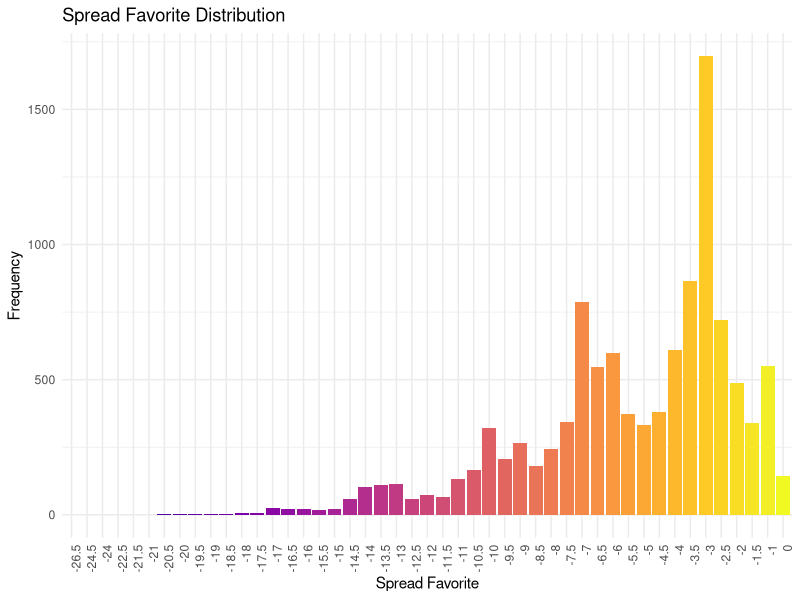
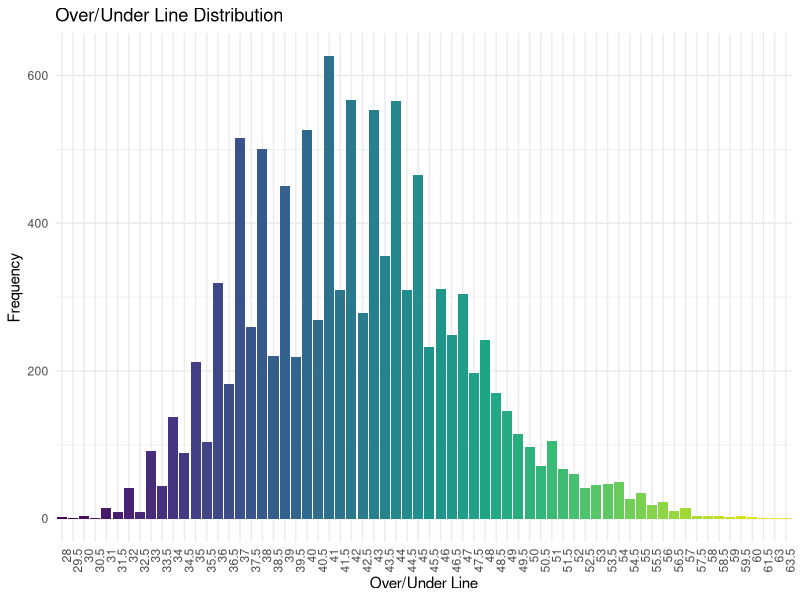
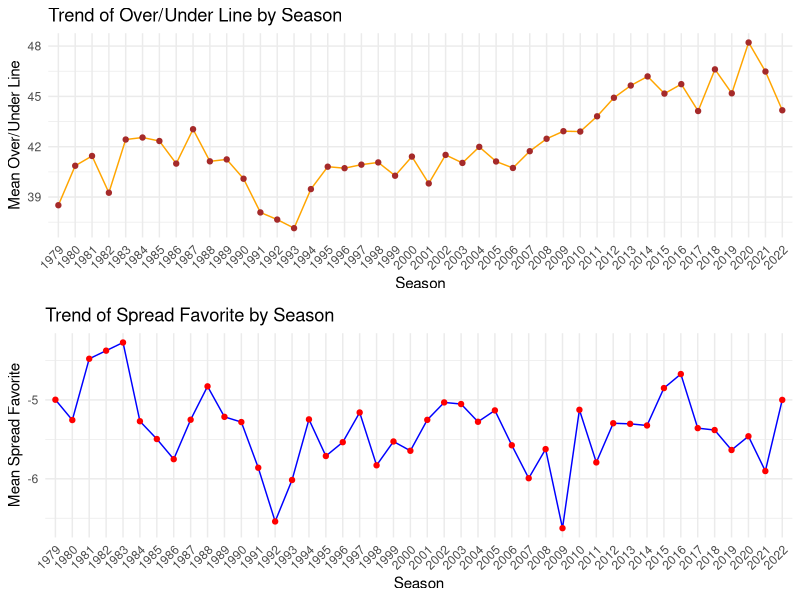
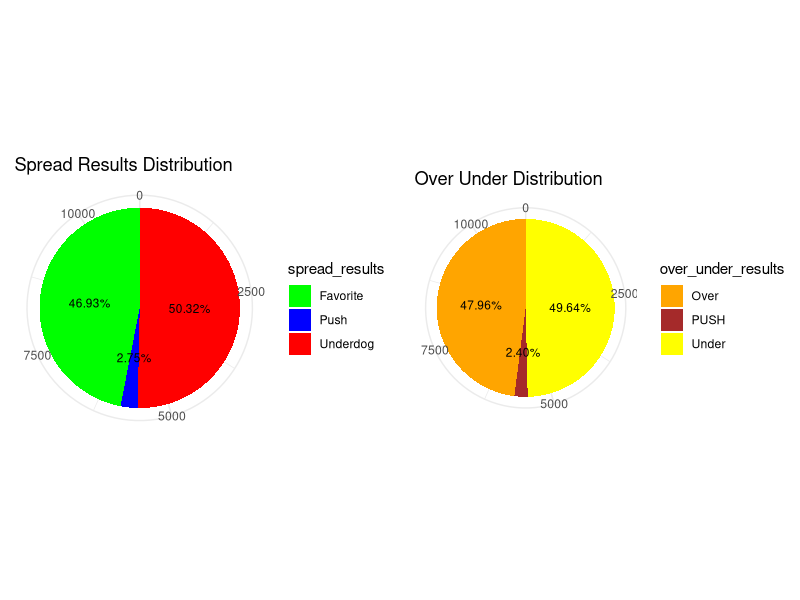
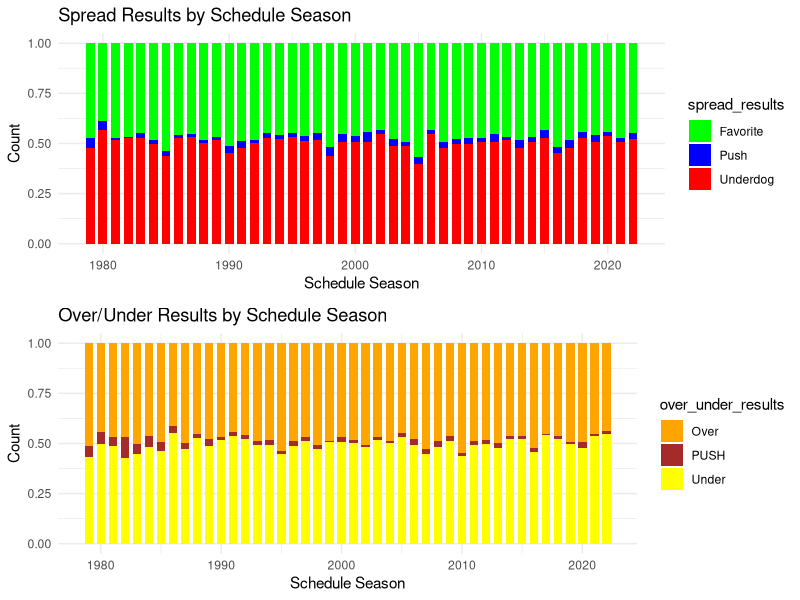
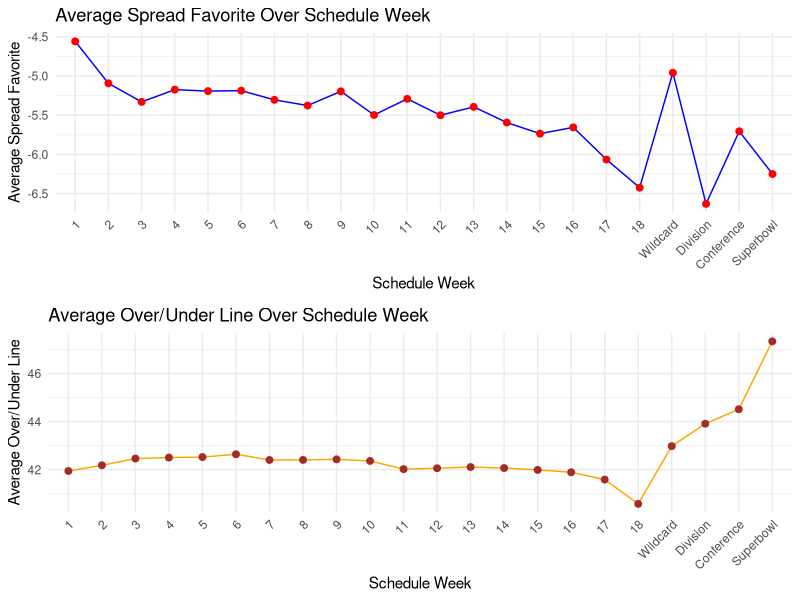
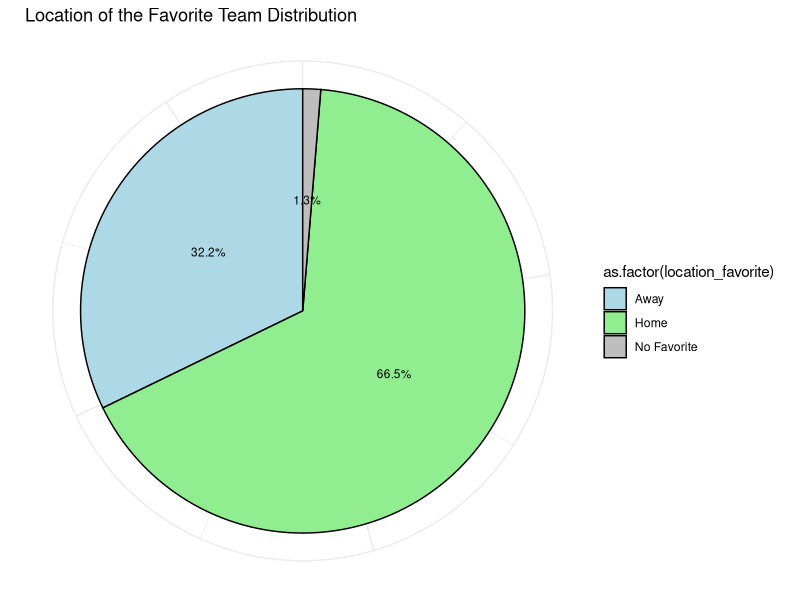
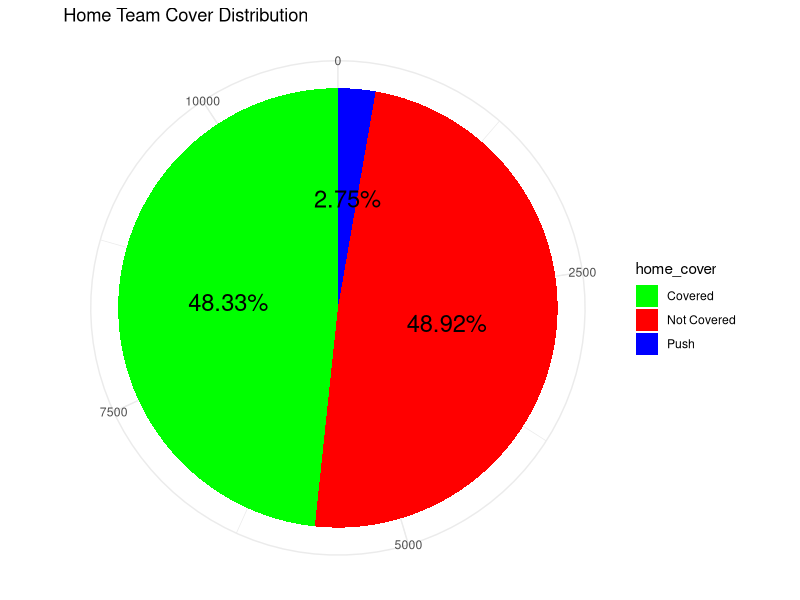

Generate these figures, in order, with R:
## ---- chunk 1
library(ggplot2)
library(dplyr)
library(forcats)
library(gridExtra)
## ---- chunk 2
library(readxl)
spreadspoke_scores <- read_excel("spreadspoke_scores.xlsx")
## ---- chunk 3
#making the team names uniform
spreadspoke_scores[spreadspoke_scores$team_home=='Baltimore Colts',"team_home"]<-'Indianapolis Colts'
spreadspoke_scores[spreadspoke_scores$team_away=='Baltimore Colts',"team_away"]<-'Indianapolis Colts'
spreadspoke_scores[spreadspoke_scores$team_home=='Houston Oilers',"team_home"]<-'Tennessee Titans'
spreadspoke_scores[spreadspoke_scores$team_away=='Houston Oilers',"team_away"]<-'Tennessee Titans'
spreadspoke_scores[spreadspoke_scores$team_home=='Tennessee Oilers',"team_home"]<-'Tennessee Titans'
spreadspoke_scores[spreadspoke_scores$team_away=='Tennessee Oilers',"team_away"]<-'Tennessee Titans'
spreadspoke_scores[spreadspoke_scores$team_home=='Los Angeles Raiders',"team_home"]<-'Oakland Raiders'
spreadspoke_scores[spreadspoke_scores$team_away=='Los Angeles Raiders',"team_away"]<-'Oakland Raiders'
spreadspoke_scores[spreadspoke_scores$team_home=='Phoenix Cardinals',"team_home"]<-'Arizona Cardinals'
spreadspoke_scores[spreadspoke_scores$team_away=='Phoenix Cardinals',"team_away"]<-'Arizona Cardinals'
spreadspoke_scores[spreadspoke_scores$team_home=='San Diego Chargers',"team_home"]<-'Los Angeles Chargers'
spreadspoke_scores[spreadspoke_scores$team_away=='San Diego Chargers',"team_away"]<-'Los Angeles Chargers'
spreadspoke_scores[spreadspoke_scores$team_home=='St. Louis Cardinals',"team_home"]<-'Arizona Cardinals'
spreadspoke_scores[spreadspoke_scores$team_away=='St. Louis Cardinals',"team_away"]<-'Arizona Cardinals'
spreadspoke_scores[spreadspoke_scores$team_home=='St. Louis Rams',"team_home"]<-'Los Angeles Rams'
spreadspoke_scores[spreadspoke_scores$team_away=='St. Louis Rams',"team_away"]<-'Los Angeles Rams'
spreadspoke_scores[spreadspoke_scores$team_home=='Washington Commanders',"team_home"]<-'Washington Redskins'
spreadspoke_scores[spreadspoke_scores$team_away=='Washington Commanders',"team_away"]<-'Washington Redskins'
spreadspoke_scores[spreadspoke_scores$team_home=='Washington Football Team',"team_home"]<-'Washington Redskins'
spreadspoke_scores[spreadspoke_scores$team_away=='Washington Football Team',"team_away"]<-'Washington Redskins'
spreadspoke_scores[spreadspoke_scores$team_home=='Las Vegas Raiders',"team_home"]<-'Oakland Raiders'
spreadspoke_scores[spreadspoke_scores$team_away=='Las Vegas Raiders',"team_away"]<-'Oakland Raiders'
## ---- chunk 4
spreadspoke_scores[spreadspoke_scores$team_home=='Arizona Cardinals',"team_home"]<-'ARI'
spreadspoke_scores[spreadspoke_scores$team_away=='Arizona Cardinals',"team_away"]<-'ARI'
spreadspoke_scores[spreadspoke_scores$team_home=='Atlanta Falcons',"team_home"]<-'ATL'
spreadspoke_scores[spreadspoke_scores$team_away=='Atlanta Falcons',"team_away"]<-'ATL'
spreadspoke_scores[spreadspoke_scores$team_home=='Baltimore Ravens',"team_home"]<-'BAL'
spreadspoke_scores[spreadspoke_scores$team_away=='Baltimore Ravens',"team_away"]<-'BAL'
spreadspoke_scores[spreadspoke_scores$team_home=='Buffalo Bills',"team_home"]<-'BUF'
spreadspoke_scores[spreadspoke_scores$team_away=='Buffalo Bills',"team_away"]<-'BUF'
spreadspoke_scores[spreadspoke_scores$team_home=='Carolina Panthers',"team_home"]<-'CAR'
spreadspoke_scores[spreadspoke_scores$team_away=='Carolina Panthers',"team_away"]<-'CAR'
spreadspoke_scores[spreadspoke_scores$team_home=='Chicago Bears',"team_home"]<-'CHI'
spreadspoke_scores[spreadspoke_scores$team_away=='Chicago Bears',"team_away"]<-'CHI'
spreadspoke_scores[spreadspoke_scores$team_home=='Cincinnati Bengals',"team_home"]<-'CIN'
spreadspoke_scores[spreadspoke_scores$team_away=='Cincinnati Bengals',"team_away"]<-'CIN'
spreadspoke_scores[spreadspoke_scores$team_home=='Cleveland Browns',"team_home"]<-'CLE'
spreadspoke_scores[spreadspoke_scores$team_away=='Cleveland Browns',"team_away"]<-'CLE'
spreadspoke_scores[spreadspoke_scores$team_home=='Dallas Cowboys',"team_home"]<-'DAL'
spreadspoke_scores[spreadspoke_scores$team_away=='Dallas Cowboys',"team_away"]<-'DAL'
spreadspoke_scores[spreadspoke_scores$team_home=='Denver Broncos',"team_home"]<-'DEN'
spreadspoke_scores[spreadspoke_scores$team_away=='Denver Broncos',"team_away"]<-'DEN'
spreadspoke_scores[spreadspoke_scores$team_home=='Detroit Lions',"team_home"]<-'DET'
spreadspoke_scores[spreadspoke_scores$team_away=='Detroit Lions',"team_away"]<-'DET'
spreadspoke_scores[spreadspoke_scores$team_home=='Green Bay Packers',"team_home"]<-'GB'
spreadspoke_scores[spreadspoke_scores$team_away=='Green Bay Packers',"team_away"]<-'GB'
spreadspoke_scores[spreadspoke_scores$team_home=='Houston Texans',"team_home"]<-'HOU'
spreadspoke_scores[spreadspoke_scores$team_away=='Houston Texans',"team_away"]<-'HOU'
spreadspoke_scores[spreadspoke_scores$team_home=='Indianapolis Colts',"team_home"]<-'IND'
spreadspoke_scores[spreadspoke_scores$team_away=='Indianapolis Colts',"team_away"]<-'IND'
spreadspoke_scores[spreadspoke_scores$team_home=='Jacksonville Jaguars',"team_home"]<-'JAX'
spreadspoke_scores[spreadspoke_scores$team_away=='Jacksonville Jaguars',"team_away"]<-'JAX'
spreadspoke_scores[spreadspoke_scores$team_home=='Kansas City Chiefs',"team_home"]<-'KC'
spreadspoke_scores[spreadspoke_scores$team_away=='Kansas City Chiefs',"team_away"]<-'KC'
spreadspoke_scores[spreadspoke_scores$team_home=='Los Angeles Chargers',"team_home"]<-'LAC'
spreadspoke_scores[spreadspoke_scores$team_away=='Los Angeles Chargers',"team_away"]<-'LAC'
spreadspoke_scores[spreadspoke_scores$team_home=='Los Angeles Rams',"team_home"]<-'LAR'
spreadspoke_scores[spreadspoke_scores$team_away=='Los Angeles Rams',"team_away"]<-'LAR'
spreadspoke_scores[spreadspoke_scores$team_home=='Miami Dolphins',"team_home"]<-'MIA'
spreadspoke_scores[spreadspoke_scores$team_away=='Miami Dolphins',"team_away"]<-'MIA'
spreadspoke_scores[spreadspoke_scores$team_home=='Minnesota Vikings',"team_home"]<-'MIN'
spreadspoke_scores[spreadspoke_scores$team_away=='Minnesota Vikings',"team_away"]<-'MIN'
spreadspoke_scores[spreadspoke_scores$team_home=='New England Patriots',"team_home"]<-'NE'
spreadspoke_scores[spreadspoke_scores$team_away=='New England Patriots',"team_away"]<-'NE'
spreadspoke_scores[spreadspoke_scores$team_home=='New Orleans Saints',"team_home"]<-'NO'
spreadspoke_scores[spreadspoke_scores$team_away=='New Orleans Saints',"team_away"]<-'NO'
spreadspoke_scores[spreadspoke_scores$team_home=='New York Giants',"team_home"]<-'NYG'
spreadspoke_scores[spreadspoke_scores$team_away=='New York Giants',"team_away"]<-'NYG'
spreadspoke_scores[spreadspoke_scores$team_home=='New York Jets',"team_home"]<-'NYJ'
spreadspoke_scores[spreadspoke_scores$team_away=='New York Jets',"team_away"]<-'NYJ'
spreadspoke_scores[spreadspoke_scores$team_home=='Oakland Raiders',"team_home"]<-'LVR'
spreadspoke_scores[spreadspoke_scores$team_away=='Oakland Raiders',"team_away"]<-'LVR'
spreadspoke_scores[spreadspoke_scores$team_home=='Philadelphia Eagles',"team_home"]<-'PHI'
spreadspoke_scores[spreadspoke_scores$team_away=='Philadelphia Eagles',"team_away"]<-'PHI'
spreadspoke_scores[spreadspoke_scores$team_home=='Pittsburgh Steelers',"team_home"]<-'PIT'
spreadspoke_scores[spreadspoke_scores$team_away=='Pittsburgh Steelers',"team_away"]<-'PIT'
spreadspoke_scores[spreadspoke_scores$team_home=='San Francisco 49ers',"team_home"]<-'SF'
spreadspoke_scores[spreadspoke_scores$team_away=='San Francisco 49ers',"team_away"]<-'SF'
spreadspoke_scores[spreadspoke_scores$team_home=='Seattle Seahawks',"team_home"]<-'SEA'
spreadspoke_scores[spreadspoke_scores$team_away=='Seattle Seahawks',"team_away"]<-'SEA'
spreadspoke_scores[spreadspoke_scores$team_home=='Tampa Bay Buccaneers',"team_home"]<-'TB'
spreadspoke_scores[spreadspoke_scores$team_away=='Tampa Bay Buccaneers',"team_away"]<-'TB'
spreadspoke_scores[spreadspoke_scores$team_home=='Tennessee Titans',"team_home"]<-'TEN'
spreadspoke_scores[spreadspoke_scores$team_away=='Tennessee Titans',"team_away"]<-'TEN'
spreadspoke_scores[spreadspoke_scores$team_home=='Washington Redskins',"team_home"]<-'WAS'
spreadspoke_scores[spreadspoke_scores$team_away=='Washington Redskins',"team_away"]<-'WAS'
## ---- chunk 5
# Create new columns 'home_division' and 'away_division' and initialize them as NA
spreadspoke_scores$home_division <- NA
spreadspoke_scores$away_division <- NA


# Define divisions based on the shortened team names
afc_east <- c('BUF', 'MIA', 'NE', 'NYJ')
afc_north <- c('BAL', 'CIN', 'CLE', 'PIT')
afc_south <- c('HOU', 'IND', 'JAX', 'TEN')
afc_west <- c('DEN', 'KC', 'LAC', 'LVR')
nfc_east <- c('DAL', 'NYG', 'PHI', 'WAS')
nfc_north <- c('CHI', 'DET', 'GB', 'MIN')
nfc_south <- c('ATL', 'CAR', 'NO', 'TB')
nfc_west <- c('ARI', 'LAR', 'SF', 'SEA')

spreadspoke_scores <- spreadspoke_scores %>%
  mutate(
    home_division = case_when(
      team_home %in% afc_east ~ 'AFC East',
      team_home %in% afc_north ~ 'AFC North',
      team_home %in% afc_south ~ 'AFC South',
      team_home %in% afc_west ~ 'AFC West',
      team_home %in% nfc_east ~ 'NFC East',
      team_home %in% nfc_north ~ 'NFC North',
      team_home %in% nfc_south ~ 'NFC South',
      team_home %in% nfc_west ~ 'NFC West',
      TRUE ~ NA_character_
    ),
    away_division = case_when(
      team_away %in% afc_east ~ 'AFC East',
      team_away %in% afc_north ~ 'AFC North',
      team_away %in% afc_south ~ 'AFC South',
      team_away %in% afc_west ~ 'AFC West',
      team_away %in% nfc_east ~ 'NFC East',
      team_away %in% nfc_north ~ 'NFC North',
      team_away %in% nfc_south ~ 'NFC South',
      team_away %in% nfc_west ~ 'NFC West',
      TRUE ~ NA_character_
    )
  )


## ---- chunk 6
#create column when divisional matchups take place
spreadspoke_scores <- spreadspoke_scores %>%
  mutate(
    matchup_type = case_when(
      home_division == away_division ~ home_division,
      TRUE ~ 'Non-Divisional'
    )
  )
## ---- chunk 7
#spread difference results
spreadspoke_scores <- spreadspoke_scores %>%
  mutate(spread_difference = case_when(
    team_home == team_favorite_id ~ score_away - score_home,
    team_away == team_favorite_id ~ score_home - score_away,
    team_favorite_id == "PICK" ~ score_home - score_away,
    TRUE ~ NA_real_
  ))

## ---- chunk 8
#making column to show the result of spread
spreadspoke_scores <- spreadspoke_scores %>%
  mutate(spread_results = case_when(
    spread_difference < spread_favorite ~ "Favorite",
    spread_difference > spread_favorite ~ "Underdog",
    spread_difference == spread_favorite ~ "Push",
    TRUE ~ NA_character_
  ))

## ---- chunk 9
#making row for which team is favorited
spreadspoke_scores <- spreadspoke_scores %>%
  mutate(location_favorite = case_when(
    team_favorite_id == "PICK" ~ "No Favorite",
    team_home == team_favorite_id ~ "Home",
    team_away == team_favorite_id ~ "Away",
    TRUE ~ "None"
  ))

## ---- chunk 10
#results of over under code
spreadspoke_scores$over_under_results <- case_when(
  spreadspoke_scores$over_under_line < spreadspoke_scores$total_points ~ "Over",
  spreadspoke_scores$over_under_line > spreadspoke_scores$total_points ~ "Under",
  TRUE ~ "PUSH"
)

## ---- chunk 11
#making column to show the result of spread
spreadspoke_scores <- spreadspoke_scores %>%
  mutate(home_spread = 
           ifelse(team_favorite_id==team_home,spread_favorite,-1*spread_favorite)
  )

## ---- chunk 12
#home team cover column
spreadspoke_scores <- spreadspoke_scores %>%
  mutate(home_cover = case_when(
    score_difference < home_spread  ~ "Covered",
    score_difference > home_spread  ~ "Not Covered",
    spread_results == "Push" ~ "Push",
    TRUE ~ NA_character_
  ))

## ---- chunk 13
# Create a new variable for spread categories
spreadspoke_scores <- spreadspoke_scores %>%
  mutate(spread_category = case_when(
    spread_favorite <= -7.5 ~ "Large Spread",
    spread_favorite <= -3.5 & spread_favorite >= -7 ~ "Medium Spread",
    spread_favorite <= 0 & spread_favorite >= -3 ~ "Small Spread",
    TRUE ~ "No Spread"  # If none of the conditions match
  ))
## ---- chunk 14
#Create new variable for over_under_category
spreadspoke_scores <- spreadspoke_scores %>%
  mutate(over_under_category = case_when(
    over_under_line <= 36.5 ~ "Low",
    between(over_under_line, 37, 47) ~ "Average",
    over_under_line >= 47.5 ~ "High",
    TRUE ~ NA_character_
  ))

## ---- chunk 15
ggplot(spreadspoke_scores, aes(x = as.factor(spread_favorite), fill = as.factor(spread_favorite))) +
  geom_bar() +
  labs(title = "Spread Favorite Distribution",
       x = "Spread Favorite",
       y = "Frequency") +
  coord_cartesian(ylim = c(0, max(table(spreadspoke_scores$spread_favorite)))) +
  theme_minimal() +
  theme(axis.text.x = element_text(angle = 90, hjust = 1),
        legend.position = "none") +  # Remove legend since color represents spread_favorite
  scale_fill_viridis_d(option="plasma")  # Use the "viridis" color palette
## ---- chunk 16
# Filter the dataframe to remove NA values and the value 36.6
filtered_over_under_line <- spreadspoke_scores[!is.na(spreadspoke_scores$over_under_line) & spreadspoke_scores$over_under_line != 36.6,]

# Create a ggplot bar plot with color and improved aesthetics using the "viridis" palette
ggplot(filtered_over_under_line, aes(x = as.factor(over_under_line), fill = as.factor(over_under_line))) +
  geom_bar(width = 0.9) +  
  labs(title = "Over/Under Line Distribution",
       x = "Over/Under Line",
       y = "Frequency") +
  coord_cartesian(ylim = c(0, max(table(filtered_over_under_line$over_under_line)))) +
  theme_minimal() +
  theme(axis.text.x = element_text(angle = 90, hjust = 1, vjust = 1),  # Adjust angle and justification
        legend.position = "none") +  
  scale_fill_viridis_d()  
## ---- chunk 17
# Your existing code for the second two plots
season_summary_over_under <- spreadspoke_scores %>%
  group_by(schedule_season) %>%
  summarize(mean_over_under_line = mean(over_under_line, na.rm = TRUE))

trend_over_under_plot <- ggplot(season_summary_over_under, aes(x = as.factor(schedule_season), y = mean_over_under_line, group = 1)) +
  geom_line(color = "orange") +
  geom_point(color = "brown") +
  labs(title = "Trend of Over/Under Line by Season",
       x = "Season",
       y = "Mean Over/Under Line") +
  theme_minimal() +
  theme(axis.text.x = element_text(angle = 45, hjust = 1))

season_summary_spread_favorite <- spreadspoke_scores %>%
  group_by(schedule_season) %>%
  summarize(mean_spread_favorite = mean(spread_favorite, na.rm = TRUE))

trend_spread_favorite_plot <- ggplot(season_summary_spread_favorite, aes(x = as.factor(schedule_season), y = mean_spread_favorite, group = 1)) +
  geom_line(color = "blue") +
  geom_point(color = "red") +
  labs(title = "Trend of Spread Favorite by Season",
       x = "Season",
       y = "Mean Spread Favorite") +
  theme_minimal() +
  theme(axis.text.x = element_text(angle = 45, hjust = 1))

# Arrange the new plots using gridExtra in a 2x1 grid
grid.arrange(
  trend_over_under_plot,
  trend_spread_favorite_plot,
  ncol = 1
)

## ---- chunk 18
# Assuming the two ggplot objects are stored in plot1 and plot2
spread <- ggplot(spreadspoke_scores, aes(x = "", fill = spread_results)) +
  geom_bar(width = 1) +
  coord_polar(theta = "y") +
  stat_count(aes(label = sprintf("%d\n%.1f%%", ..count.., 100 * ..count../sum(..count..))),
             position = position_stack(vjust = 0.5)) +
  geom_text(stat = "count", aes(label = paste0(sprintf("%.2f%%", prop.table(..count..) * 100))),
            position = position_stack(vjust = .5), color = "black", size = 3) +
  labs(title = "Spread Results Distribution",
       x = NULL,
       y = NULL) +
  theme_minimal() +
  scale_fill_manual(values = c("Favorite" = "green", "Underdog" = "red", "Push" = "blue"))

over_under <- ggplot(spreadspoke_scores, aes(x = "", fill = over_under_results)) +
  geom_bar(width = 1) +
  coord_polar(theta = "y") +
  stat_count(aes(label = sprintf("%d\n%.1f%%", ..count.., 100 * ..count../sum(..count..))),
             position = position_stack(vjust = 0.5)) +
  geom_text(stat = "count", aes(label = paste0(sprintf("%.2f%%", prop.table(..count..) * 100))),
            position = position_stack(vjust = .5), color = "black", size = 3) +
  labs(title = "Over Under Distribution",
       x = NULL,
       y = NULL) +
  theme_minimal() +
  scale_fill_manual(values = c("Over" = "orange", "Under" = "yellow", "PUSH" = "brown"))


# Arrange plots side by side using grid.arrange
grid.arrange(spread, over_under, ncol = 2)

## ---- chunk 19
# Exclude "Push" category and focus on "Over" and "Under"
filtered_data <- spreadspoke_scores[spreadspoke_scores$over_under_results %in% c("Over", "Under"), ]

# Perform a proportion test
result <- prop.test(table(filtered_data$over_under_results))

# Display the test result
print(result)

## ---- chunk 20
# Create the first plot
spread_plot <- ggplot(spreadspoke_scores, aes(x = schedule_season, fill = spread_results)) +
  geom_bar(position = "fill", width = 0.7) +
  labs(title = "Spread Results by Schedule Season",
       x = "Schedule Season",
       y = "Count") +
  theme_minimal() +
  scale_fill_manual(values = c("Favorite" = "green", "Underdog" = "red", "Push" = "blue"))

# Create the second plot
over_under_plot <- ggplot(spreadspoke_scores, aes(x = schedule_season, fill = over_under_results)) +
  geom_bar(position = "fill", width = 0.7) +
  labs(title = "Over/Under Results by Schedule Season",
       x = "Schedule Season",
       y = "Count") +
  theme_minimal() +
  scale_fill_manual(values = c("Over" = "orange", "Under" = "yellow", "PUSH" = "brown"))

# Arrange the plots using gridExtra
grid.arrange(spread_plot, over_under_plot, ncol = 1)

## ---- chunk 21
# Your existing code for the first plot
custom_order <- c("1", "2", "3", "4", "5", "6", "7", "8", "9", "10", "11", "12", "13", "14", "15", "16", "17", "18", "Wildcard", "Division", "Conference", "Superbowl")
spreadspoke_scores$schedule_week <- fct_relevel(spreadspoke_scores$schedule_week, custom_order)

spread_plot <- ggplot(spreadspoke_scores, aes(x = schedule_week, y = spread_favorite, group = 1)) +
  stat_summary(fun.y = mean, geom = "line", color = "blue") +
  stat_summary(fun.y = mean, geom = "point", color = "red", size = 2) +
  labs(title = "Average Spread Favorite Over Schedule Week",
       x = "Schedule Week",
       y = "Average Spread Favorite") +
  theme_minimal() +
  theme(axis.text.x = element_text(angle = 45, hjust = 1))

# Your existing code for the second plot
over_under_plot <- ggplot(spreadspoke_scores, aes(x = schedule_week, y = over_under_line, group = 1)) +
  stat_summary(fun.y = mean, geom = "line", color = "orange") +
  stat_summary(fun.y = mean, geom = "point", color = "brown", size = 2) +
  labs(title = "Average Over/Under Line Over Schedule Week",
       x = "Schedule Week",
       y = "Average Over/Under Line") +
  theme_minimal() +
  theme(axis.text.x = element_text(angle = 45, hjust = 1))

# Arrange the plots using gridExtra
grid.arrange(spread_plot, over_under_plot, ncol = 1)

## ---- chunk 22
# Create a ggplot pie chart for 'location_favorite'
ggplot(spreadspoke_scores, aes(x = "", fill = as.factor(location_favorite))) +
  geom_bar(width = 1, color = "black") +
  coord_polar(theta = "y") +
  labs(title = "Location of the Favorite Team Distribution",
       x = NULL,
       y = NULL) +
  theme_minimal() +
  theme(axis.text.x = element_blank()) +  # Hide x-axis labels
  scale_fill_manual(values = c("Home" = "lightgreen", "Away" = "lightblue","No Favorite"="grey")) +
  geom_text(stat = "count", aes(label = paste0(sprintf("%.1f%%", prop.table(..count..) * 100))),
            position = position_stack(vjust = 0.5), color = "black", size = 3)

## ---- chunk 23

# Create a ggplot pie chart with counts and percentages for 'home_cover'
ggplot(spreadspoke_scores, aes(x = "", fill = home_cover)) +
  geom_bar(width = 1) +
  coord_polar(theta = "y") +
  stat_count(aes(label = sprintf("%d\n%.1f%%", ..count.., 100 * ..count../sum(..count..))),
             position = position_stack(vjust = 0)) +
  geom_text(stat = "count", aes(label = paste0(sprintf("%.2f%%", prop.table(..count..) * 100))),
            position = position_stack(vjust = 0.5), color = "black", size = 6) +  # Adjust size
  labs(title = "Home Team Cover Distribution",
       x = NULL,
       y = NULL) +
  theme_minimal() +
  scale_fill_manual(values = c("Covered" = "green", "Not Covered" = "red", "Push" = "blue"))

## ---- chunk 24
# Subset the data to exclude Non-divisional matchups
subset_data <- spreadspoke_scores[spreadspoke_scores$matchup_type != "Non-Divisional", ]

# Create a ggplot pie chart with counts and percentages for 'home_cover'
ggplot(subset_data, aes(x = "", fill = home_cover)) +
  geom_bar(width = 1) +
  coord_polar(theta = "y") +
  stat_count(aes(label = sprintf("%d\n%.1f%%", ..count.., 100 * ..count../sum(..count..))),
             position = position_stack(vjust = 0)) +
  geom_text(stat = "count", aes(label = paste0(sprintf("%.2f%%", prop.table(..count..) * 100))),
            position = position_stack(vjust = 0.5), color = "black", size = 6) +  # Adjust size
  labs(title = "Home Team Cover Distribution (Excluding Non-Divisional)",
       x = NULL,
       y = NULL) +
  theme_minimal() +
  scale_fill_manual(values = c("Covered" = "green", "Not Covered" = "red", "Push" = "blue"))
## ---- chunk 25
ggplot(spreadspoke_scores, aes(x = location_favorite, fill = spread_results)) +
  geom_bar(position = "fill", width = 0.7) +
  labs(title = "Spread Results by location of favorite",
       x = "Location of Favorite",
       y = "Percentage") +
  theme_minimal() +
  theme(axis.text.x = element_text(angle = 45, hjust = 1)) +
  scale_fill_manual(values = c("Favorite" = "green", "Underdog" = "red", "Push" = "blue"))
## ---- chunk 26
# Your first plot
spread_plot <- ggplot(spreadspoke_scores, aes(x = spread_category, fill = spread_results)) +
  geom_bar(position = "fill", width = 0.7) +
  labs(title = "Spread Results by Spread Category",
       x = "Spread Category",
       y = "Percentage") +
  theme_minimal() +
  scale_fill_manual(values = c("Favorite" = "green", "Underdog" = "red", "Push" = "blue"))

# Assuming your data frame is named 'spreadspoke_scores'
over_under_category_filtered <- spreadspoke_scores %>%
  filter(!is.na(over_under_category) & over_under_category != "Low 36.5 and below")

# Your second plot
over_under_plot <- ggplot(over_under_category_filtered, aes(x = over_under_category, fill = over_under_results)) +
  geom_bar(position = "fill", width = 0.7) +
  labs(title = "Spread Results by Over/Under Category",
       x = "Over/Under Category",
       y = "Percentage") +
  theme_minimal() +
  scale_fill_manual(values = c("Over" = "orange", "Under" = "yellow", "PUSH" = "brown"))

# Arrange the plots using gridExtra
grid.arrange(spread_plot, over_under_plot, ncol = 1)

## ---- chunk 27
#test to see if spread category is independent from spread results
contingency_table <- table(spreadspoke_scores$spread_results, 
                           spreadspoke_scores$spread_category)
                           

# Perform chi-squared test
chi_square_result <- chisq.test(contingency_table)

# Print the result
print(chi_square_result)

print(contingency_table)

## ---- chunk 28
# Your first plot
spread_results_plot <- ggplot(spreadspoke_scores, aes(x = schedule_week, fill = spread_results)) +
  geom_bar(position = "fill", width = 0.7) +
  labs(title = "Spread Results by Schedule Week",
       x = "Schedule Week",
       y = "Percentage") +
  theme_minimal() +
  theme(axis.text.x = element_text(angle = 45, hjust = 1)) +
  scale_fill_manual(values = c("Favorite" = "green", "Underdog" = "red", "Push" = "blue"))

# Your second plot
over_under_results_plot <- ggplot(spreadspoke_scores, aes(x = schedule_week, fill = over_under_results)) +
  geom_bar(position = "fill", width = 0.7) +
  labs(title = "Over/Under Results by Schedule Week",
       x = "Schedule Week",
       y = "Percentage") +
  theme_minimal() +
  theme(axis.text.x = element_text(angle = 45, hjust = 1)) +
  scale_fill_manual(values = c("Over" = "orange", "Under" = "yellow", "PUSH" = "brown"))

# Arrange the plots using gridExtra
grid.arrange(spread_results_plot, over_under_results_plot, ncol = 1)

## ---- chunk 29
# Create the first plot
spread_results_plot <-ggplot(spreadspoke_scores, aes(x = matchup_type, fill = spread_results)) +
  geom_bar(position = "fill", width = 0.7) +
  labs(title = "Spread Results by Matchup Type",
       x = "Matchup Type",
       y = "Percentage") +
  theme_minimal() +
  theme(axis.text.x = element_text(angle = 45, hjust = 1)) +
  scale_fill_manual(values = c("Favorite" = "green", "Underdog" = "red", "Push" = "blue"))
# Create the second plot
over_under_results_plot <- ggplot(spreadspoke_scores, aes(x = matchup_type, fill = over_under_results)) +
  geom_bar(position = "fill", width = 0.7) +
  labs(title = "Spread Results by Schedule Week",
       x = "Schedule Week",
       y = "Percentage") +
  theme_minimal() +
  theme(axis.text.x = element_text(angle = 45, hjust = 1)) +
  scale_fill_manual(values = c("Over" = "orange", "Under" = "yellow", "PUSH" = "brown"))

# Arrange the plots using gridExtra
grid.arrange(spread_results_plot, over_under_results_plot, ncol = 1)

